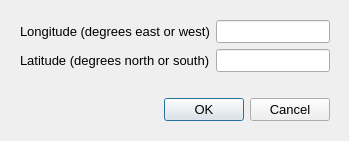
<?xml version="1.0" encoding="UTF-8"?>
<ui version="4.0">
 <class>LocationDialog</class>
 <widget class="QDialog" name="LocationDialog">
  <property name="geometry">
   <rect>
    <x>0</x>
    <y>0</y>
    <width>349</width>
    <height>141</height>
   </rect>
  </property>
  <property name="font">
   <font>
    <pointsize>10</pointsize>
   </font>
  </property>
  <property name="windowTitle">
   <string>Go to Location</string>
  </property>
  <widget class="QWidget" name="layoutWidget">
   <property name="geometry">
    <rect>
     <x>20</x>
     <y>20</y>
     <width>310</width>
     <height>101</height>
    </rect>
   </property>
   <layout class="QVBoxLayout" name="verticalLayout">
    <item>
     <layout class="QFormLayout" name="formLayout">
      <item row="0" column="0">
       <widget class="QLabel" name="long_label">
        <property name="text">
         <string>Longitude (degrees east or west)</string>
        </property>
       </widget>
      </item>
      <item row="0" column="1">
       <widget class="QLineEdit" name="longitude"/>
      </item>
      <item row="1" column="0">
       <widget class="QLabel" name="lat_label">
        <property name="text">
         <string>Latitude (degrees north or south)</string>
        </property>
       </widget>
      </item>
      <item row="1" column="1">
       <widget class="QLineEdit" name="latitude"/>
      </item>
     </layout>
    </item>
    <item>
     <widget class="QDialogButtonBox" name="buttonBox">
      <property name="orientation">
       <enum>Qt::Horizontal</enum>
      </property>
      <property name="standardButtons">
       <set>QDialogButtonBox::Cancel|QDialogButtonBox::Ok</set>
      </property>
     </widget>
    </item>
   </layout>
  </widget>
 </widget>
 <resources/>
 <connections>
  <connection>
   <sender>buttonBox</sender>
   <signal>accepted()</signal>
   <receiver>LocationDialog</receiver>
   <slot>accept()</slot>
   <hints>
    <hint type="sourcelabel">
     <x>248</x>
     <y>254</y>
    </hint>
    <hint type="destinationlabel">
     <x>157</x>
     <y>274</y>
    </hint>
   </hints>
  </connection>
  <connection>
   <sender>buttonBox</sender>
   <signal>rejected()</signal>
   <receiver>LocationDialog</receiver>
   <slot>reject()</slot>
   <hints>
    <hint type="sourcelabel">
     <x>316</x>
     <y>260</y>
    </hint>
    <hint type="destinationlabel">
     <x>286</x>
     <y>274</y>
    </hint>
   </hints>
  </connection>
 </connections>
</ui>
